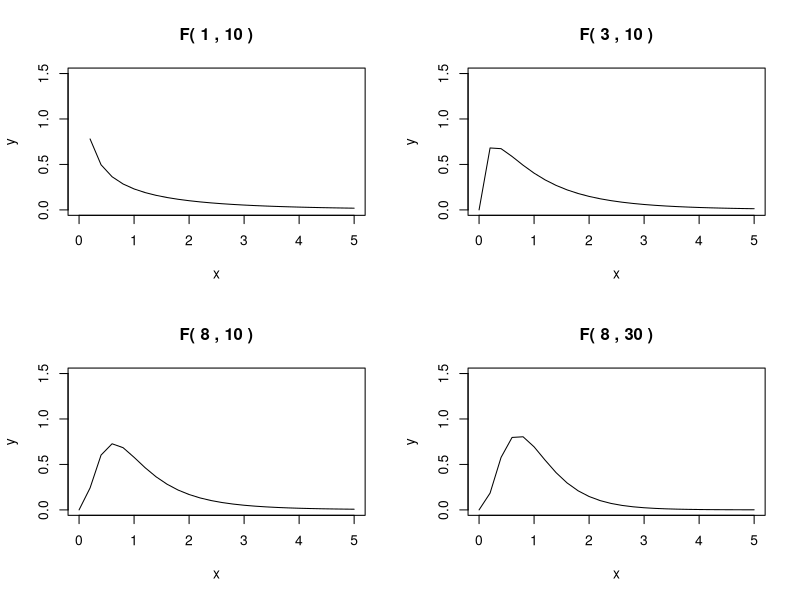

This figure's R source:
x<-seq(0,5,by=0.2)
d1<-c(1,3,8,8)
d2<-c(10,10,10,30)
xx<-c(0,5)
yy<-c(0,1.5)
par(mfrow=c(2,2))
for(j in 1:4){
	y <- df(x,df1=d1[j],df2=d2[j])
	title<-paste("F(",d1[j],",",d2[j],")")
	plot(x,y,type="l",xlim=xx,ylim=yy,main=title)
}
par(mfrow=c(1,1))